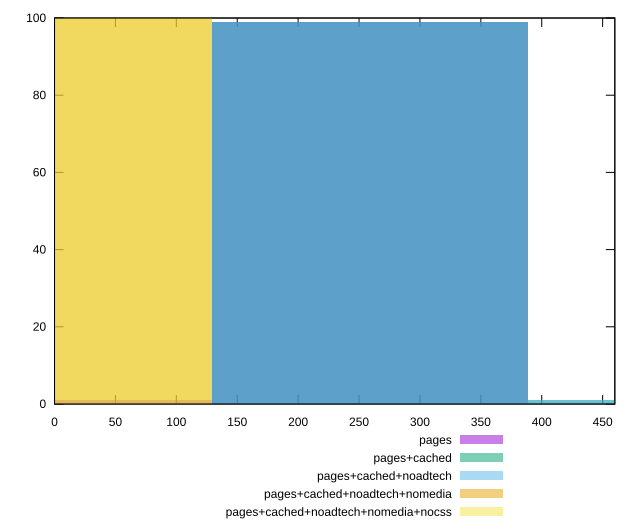

Reproduce this figure in gnuplot.
reset

$pages <<EOF
0 1
258.9219785857802 99
EOF

$pagesCached <<EOF
258.9219785857802 99
517.8439571715604 1
EOF

$pagesCachedNoadtech <<EOF
258.9219785857802 99
517.8439571715604 1
EOF

$pagesCachedNoadtechNomedia <<EOF
0 100
EOF

$pagesCachedNoadtechNomediaNocss <<EOF
0 100
EOF

set key outside below
set boxwidth 258.9219785857802
set xrange [0:460]
set yrange [0:100]
set trange [0:100]
set style fill transparent solid 0.5 noborder
set terminal svg size 640, 530 enhanced background rgb 'white'
set output "report_0_00242021-02-20T12:25:28.543Z/offscreen-images/comparison/histogram/all_raw.svg"

plot $pages title "pages" with boxes, \
     $pagesCached title "pages+cached" with boxes, \
     $pagesCachedNoadtech title "pages+cached+noadtech" with boxes, \
     $pagesCachedNoadtechNomedia title "pages+cached+noadtech+nomedia" with boxes, \
     $pagesCachedNoadtechNomediaNocss title "pages+cached+noadtech+nomedia+nocss" with boxes

reset
